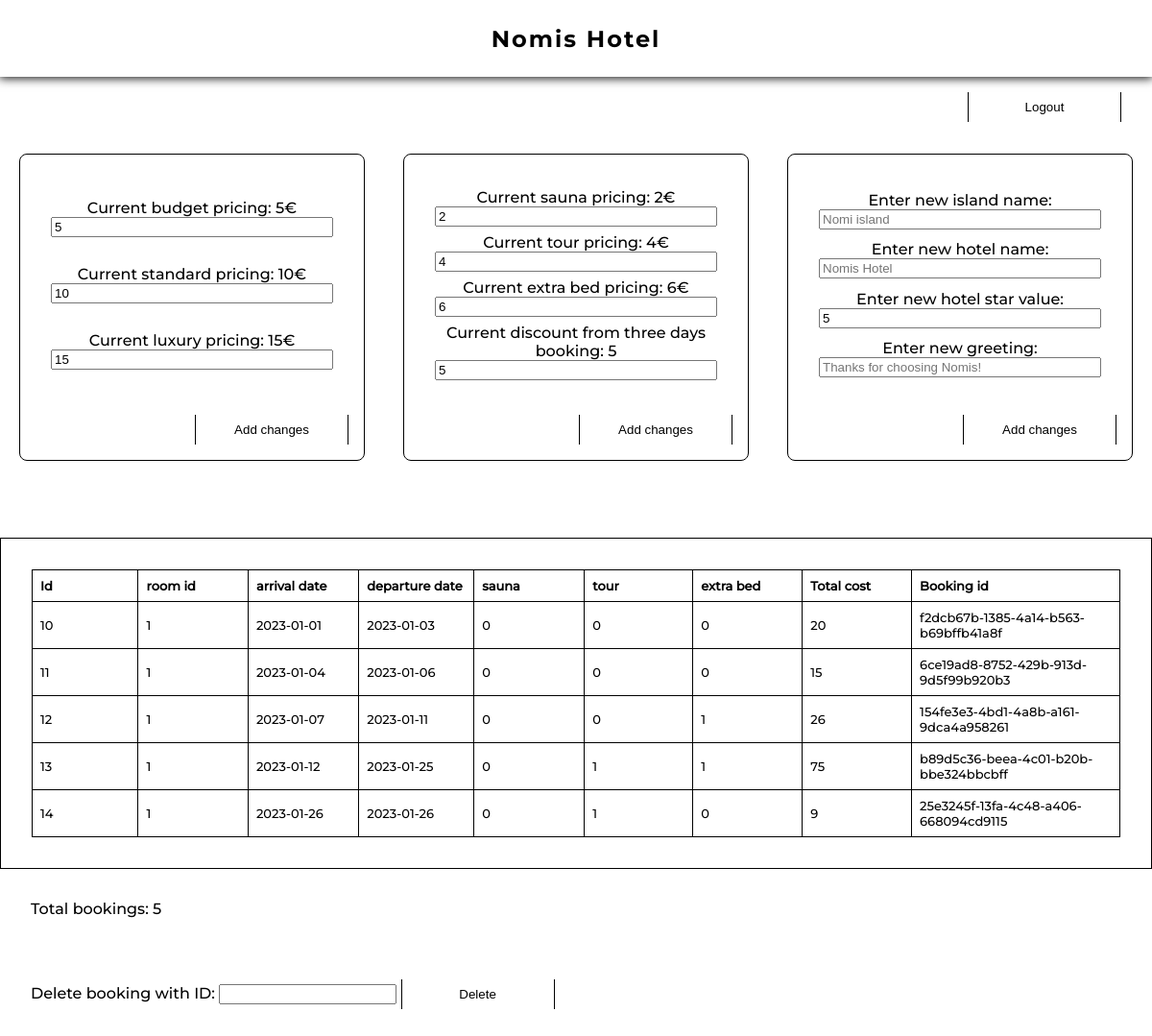
Before: /Admin/index.php (signed in) with the older database file.
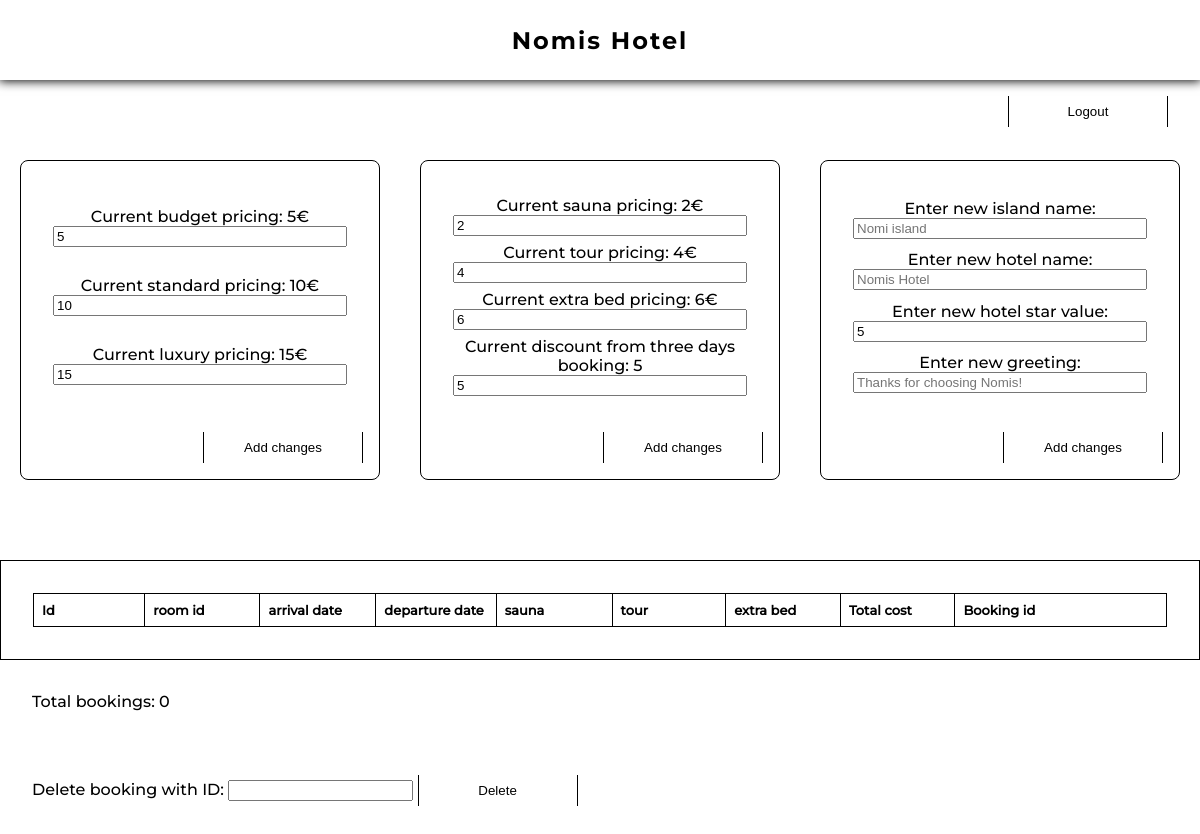
After: the same page with the newer database file.
### tables this page shows
CREATE TABLE bookings(
	id INTEGER PRIMARY KEY AUTOINCREMENT,
	room_id INTEGER,
	arrival_date DATE,
	departure_date DATE, sauna BOOLEAN, tour BOOLEAN, bed BOOLEAN, total_cost FLOAT, bookingUID VARCHAR(180));

### PHP/hotelFunctions.php (called while the page is built, shortened)
<?php
$priceData = file_get_contents(__DIR__ . '/../pricing.json');
$priceData = json_decode($priceData, true);
$budgetPrice = $priceData['room_prices']['budget_price'];
$standardPrice = $priceData['room_prices']['standard_price'];
$luxuryPrice = $priceData['room_prices']['luxury_price'];
$saunaPrice = $priceData['feature_prices']['sauna'];
$tourPrice = $priceData['feature_prices']['tour'];
$bedPrice = $priceData['feature_prices']['bed'];
$threeDayDiscount = $priceData['discounts']['threeDayDiscount'];

### Admin/main-admin.php (the view, shortened to what this page needs)
<?php
require(__DIR__ . '/../PHP/hotelFunctions.php');
$confirmationJSON = file_get_contents(__DIR__ . '/../booking-confirmation.json');
$confirmationJSON = json_decode($confirmationJSON, true);
$islandName = $confirmationJSON['island'];
$hotelName = $confirmationJSON['hotel'];
$starRating = $confirmationJSON['stars'];
$confirmationMessage = $confirmationJSON['addtional_info']['greeting'];
?>
<main>
    <section class="admin-logout">
        <a href="./logout.php">
            <button>Logout</button>
        </a>
    </section>
    <section class="pricing-container">
        <form action="" method="POST" class="pricing-form">
            <div>
                <label for="budget-price">Current budget pricing: <?= $budgetPrice ?>€</label>
                <input type="number" name="budget-price" value=<?= $budgetPrice ?> min=0 max=100>
            </div>
            <div>
                <label for="standard-price">Current standard pricing: <?= $standardPrice ?>€</label>
                <input type="number" name="standard-price" value=<?= $standardPrice ?> min=0 max=100>
            </div>
            <div>
                <label for="luxury-price">Current luxury pricing: <?= $luxuryPrice ?>€</label>
                <input type="number" name="luxury-price" value=<?= $luxuryPrice ?> min=0 max=100>
            </div>
            <button type="submit">Add changes</button>
        </form>
        <form action="" method="POST" class="pricing-form">
            <div>
                <label for="sauna-price">Current sauna pricing: <?= $saunaPrice ?>€</label>
                <input type="number" name="sauna-price" value=<?= $saunaPrice ?> min=0 max=100>
            </div>
            <div>
                <label for="tour-price">Current tour pricing: <?= $tourPrice ?>€</label>
                <input type="number" name="tour-price" value=<?= $tourPrice ?> min=0 max=100>
            </div>
            <div>
                <label for="bed-price">Current extra bed pricing: <?= $bedPrice ?>€</label>
                <input type="number" name="bed-price" value=<?= $bedPrice ?> min=0 max=100>
            </div>
            <div>
                <label for="discount-days">Current discount from three days booking: <?= $threeDayDiscount ?></label>
                <input type="number" name="discount-days" value=<?= $threeDayDiscount ?>>
            </div>
            <button type="submit">Add changes</button>
        </form>
        <form action="" method="POST" class="pricing-form">
            <div>
                <label for="island-name">Enter new island name:</label>
                <input type="text" name="island-name" placeholder="<?= $islandName ?>">
            </div>
            <div>
                <label for="hotel-name">Enter new hotel name:</label>
                <input type="text" name="hotel-name" placeholder="<?= $hotelName ?>">
            </div>
            <div>
                <label for="hotel-stars">Enter new hotel star value:</label>
                <input type="number" name="hotel-stars" min=0 max=5 value=<?= $starRating ?>>
            </div>
            <div>
                <label for="greeting-message">Enter new greeting:</label>
                <input type="text" name="greeting-message" placeholder="<?= $confirmationMessage ?>">
            </div>
            <button type="submit">Add changes</button>
        </form>
    </section>
    <section class="bookings-container">
        <table>
            <tr>
                <th>Id</th>
                <th>room id</th>
                <th>arrival date</th>
                <th>departure date</th>
                <th>sauna</th>
                <th>tour</th>
                <th>extra bed</th>
                <th>Total cost</th>
                <th>Booking id</th>
            </tr>
            <?php
            $stmt = $dbh->query('SELECT * FROM bookings');
            $bookingsData = $stmt->fetchAll(PDO::FETCH_ASSOC);
            ?>
            <?php foreach ($bookingsData as $currentBooking) : ?>
                <tr>
                    <?php foreach ($currentBooking as $bookingData) : ?>
                        <td><?= $bookingData ?></td>
                    <?php endforeach ?>
                </tr>
            <?php endforeach ?>
        </table>
        <p>Total bookings:
            <?php
            $stmt = $dbh->query('SELECT COUNT(id) FROM bookings');
            $response = $stmt->fetch(PDO::FETCH_NUM);
            echo $response[0];
            ?>
        </p>
        <form action="" method="POST" class="delete-booking-form">
            <label for="delete-booking">Delete booking with ID:</label>
            <input type="number" name="delete-booking" min=1>
            <button type="submit">Delete</button>
        </form>
    </section>
</main>

### Admin/index.php (shortened to what this page needs)
<?php
$confirmationJSON = file_get_contents(__DIR__ . '/../booking-confirmation.json');
$confirmationJSON = json_decode($confirmationJSON, true);
?>
<!DOCTYPE html>
<html lang="en">
<head>
    <link rel="stylesheet" href="../CSS/header.css">
    <link rel="stylesheet" href="../CSS/global.css">
    <link rel="stylesheet" href="../CSS/typography.css">
    <link rel="stylesheet" href="../CSS/admin-login.css">
    <link rel="stylesheet" href="../CSS/admin-main.css">
</head>
<body>
    <header class="admin-header">
        <section class="heading">
            <h1><?= $confirmationJSON['hotel'] ?></h1>
        </section>
    </header>
    <?php
    if (!isset($_SESSION['user-auth'])) {
        require(__DIR__ . '/login.php');
    } else {
        require(__DIR__ . '/main-admin.php');
    }
    ?>
</body>
</html>

### CSS/header.css (style rules this page uses)
header { position: fixed; box-shadow: 0 0 10px 1px black; width: 100%; height: 10vh; background-color: white; z-index: 1; }
.admin-header { position: relative; }
.heading { display: flex; justify-content: center; align-items: center; position: relative; width: 100%; height: 10vh; }

### CSS/global.css (style rules this page uses)
* { box-sizing: border-box; }
body { margin: 0; position: relative; }
button { background-color: transparent; border: 1px solid black; cursor: pointer; border-radius: 1rem; padding: 0.5rem; margin-bottom: 1rem; position: relative; border: none; width: 10rem; margin-bottom: 2rem; overflow: hidden; border-left: 1px solid black; border-right: 1px solid black; border-radius: 0; }
button::before { position: absolute; content: ''; width: 10rem; top: 0; right: -10rem; height: 1px; background-color: black; transition: right 0.5s ease; }
button::after { position: absolute; content: ''; width: 10rem; bottom: 0; left: -10rem; height: 1px; background-color: black; transition: left 0.5s ease; }

### CSS/typography.css (style rules this page uses)
body { font-family: 'Montserrat-m'; }
h1 { font-family: 'Montserrat-b'; letter-spacing: 2px; }
table { font-size: small; }

### CSS/admin-login.css (style rules this page uses)
.admin-logout { position: fixed; right: 2rem; top: 6rem; }

### CSS/admin-main.css (style rules this page uses)
.pricing-container { display: flex; justify-content: space-around; align-items: center; width: 100%; height: 60vh; }
.pricing-form { display: flex; flex-direction: column; justify-content: space-around; text-align: center; position: relative; height: 40vh; width: 30%; padding: 2rem; border: 1px solid black; border-radius: 0.5rem; padding-bottom: 5rem; }
.pricing-form div { display: flex; flex-direction: column; }
.pricing-form button { position: absolute; right: 1rem; bottom: -1rem; }
.bookings-container { display: flex; justify-content: center; flex-direction: column; width: 100%; }
.bookings-container p { padding: 1rem 2rem; }
.bookings-container table { display: flex; justify-content: center; text-align: left; width: 100%; border: 1px solid black; padding: 2rem; border-collapse: collapse; }
.bookings-container table td, .bookings-container table th { border: 1px solid black; padding: 8px; }
.bookings-container table th { width: 8rem; }
.bookings-container table th:last-child { width: 15rem; }
.delete-booking-form { padding: 2rem; }

Changed rows visible on the page:
removed bookings: id "10", room "1", arrival_date "2023-01-01", departure_date "2023-01-03", bookingData "0", total_cost "20", bookingUID "f2dcb67b-1385-4a14-b563-b69bffb41a8f"
removed bookings: id "11", room "1", arrival_date "2023-01-04", departure_date "2023-01-06", bookingData "0", total_cost "15", bookingUID "6ce19ad8-8752-429b-913d-9d5f99b920b3"
removed bookings: id "12", bookingData "1", arrival_date "2023-01-07", departure_date "2023-01-11", bookingData "0", total_cost "26", bookingUID "154fe3e3-4bd1-4a8b-a161-9dca4a958261"
removed bookings: id "13", bookingData "1", arrival_date "2023-01-12", departure_date "2023-01-25", sauna "0", total_cost "75", bookingUID "b89d5c36-beea-4c01-b20b-bbe324bbcbff"
removed bookings: id "14", bookingData "1", bookingData "2023-01-26", bookingData "0", total_cost "9", bookingUID "25e3245f-13fa-4c48-a406-668094cd9115"
Other visible differences:
$response[0]: "5" → "0"
